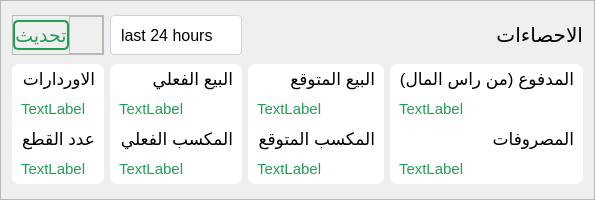
                       <widget class="QFrame" name="frame_35">
                        <property name="minimumSize">
                         <size>
                          <width>0</width>
                          <height>200</height>
                         </size>
                        </property>
                        <property name="maximumSize">
                         <size>
                          <width>16777215</width>
                          <height>200</height>
                         </size>
                        </property>
                        <property name="frameShape">
                         <enum>QFrame::StyledPanel</enum>
                        </property>
                        <property name="frameShadow">
                         <enum>QFrame::Raised</enum>
                        </property>
                        <layout class="QGridLayout" name="gridLayout_17">
                         <item row="1" column="1">
                          <widget class="QFrame" name="frame_72">
                           <property name="maximumSize">
                            <size>
                             <width>400</width>
                             <height>120</height>
                            </size>
                           </property>
                           <property name="styleSheet">
                            <string notr="true">background-color: rgb(255, 255, 255);
border-radius:8px;</string>
                           </property>
                           <property name="frameShape">
                            <enum>QFrame::StyledPanel</enum>
                           </property>
                           <property name="frameShadow">
                            <enum>QFrame::Raised</enum>
                           </property>
                           <layout class="QHBoxLayout" name="horizontalLayout_31">
                            <property name="spacing">
                             <number>0</number>
                            </property>
                            <property name="leftMargin">
                             <number>0</number>
                            </property>
                            <property name="topMargin">
                             <number>0</number>
                            </property>
                            <property name="rightMargin">
                             <number>0</number>
                            </property>
                            <property name="bottomMargin">
                             <number>0</number>
                            </property>
                            <item>
                             <widget class="QFrame" name="frame_73">
                              <property name="frameShape">
                               <enum>QFrame::StyledPanel</enum>
                              </property>
                              <property name="frameShadow">
                               <enum>QFrame::Raised</enum>
                              </property>
                              <layout class="QVBoxLayout" name="verticalLayout_36">
                               <property name="spacing">
                                <number>0</number>
                               </property>
                               <property name="topMargin">
                                <number>0</number>
                               </property>
                               <property name="bottomMargin">
                                <number>0</number>
                               </property>
                               <item>
                                <widget class="QLabel" name="label_60">
                                 <property name="font">
                                  <font>
                                   <pointsize>13</pointsize>
                                  </font>
                                 </property>
                                 <property name="text">
                                  <string>البيع الفعلي</string>
                                 </property>
                                </widget>
                               </item>
                               <item>
                                <widget class="QLabel" name="label_61">
                                 <property name="font">
                                  <font>
                                   <pointsize>11</pointsize>
                                  </font>
                                 </property>
                                 <property name="styleSheet">
                                  <string notr="true">color: rgb(35, 158, 86);</string>
                                 </property>
                                 <property name="text">
                                  <string>TextLabel</string>
                                 </property>
                                </widget>
                               </item>
                               <item>
                                <widget class="QLabel" name="label_56">
                                 <property name="font">
                                  <font>
                                   <pointsize>13</pointsize>
                                  </font>
                                 </property>
                                 <property name="text">
                                  <string>المكسب الفعلي</string>
                                 </property>
                                </widget>
                               </item>
                               <item>
                                <widget class="QLabel" name="label_57">
                                 <property name="font">
                                  <font>
                                   <pointsize>11</pointsize>
                                  </font>
                                 </property>
                                 <property name="styleSheet">
                                  <string notr="true">color: rgb(35, 158, 86);</string>
                                 </property>
                                 <property name="text">
                                  <string>TextLabel</string>
                                 </property>
                                </widget>
                               </item>
                              </layout>
                             </widget>
                            </item>
                           </layout>
                          </widget>
                         </item>
                         <item row="1" column="0">
                          <widget class="QFrame" name="frame_37">
                           <property name="maximumSize">
                            <size>
                             <width>400</width>
                             <height>120</height>
                            </size>
                           </property>
                           <property name="styleSheet">
                            <string notr="true">background-color: rgb(255, 255, 255);
border-radius:8px;</string>
                           </property>
                           <property name="frameShape">
                            <enum>QFrame::StyledPanel</enum>
                           </property>
                           <property name="frameShadow">
                            <enum>QFrame::Raised</enum>
                           </property>
                           <layout class="QHBoxLayout" name="horizontalLayout_25">
                            <property name="spacing">
                             <number>0</number>
                            </property>
                            <property name="leftMargin">
                             <number>0</number>
                            </property>
                            <property name="topMargin">
                             <number>0</number>
                            </property>
                            <property name="rightMargin">
                             <number>0</number>
                            </property>
                            <property name="bottomMargin">
                             <number>0</number>
                            </property>
                            <item>
                             <widget class="QFrame" name="frame_52">
                              <property name="font">
                               <font>
                                <pointsize>9</pointsize>
                               </font>
                              </property>
                              <property name="frameShape">
                               <enum>QFrame::StyledPanel</enum>
                              </property>
                              <property name="frameShadow">
                               <enum>QFrame::Raised</enum>
                              </property>
                              <layout class="QVBoxLayout" name="verticalLayout_33">
                               <property name="spacing">
                                <number>0</number>
                               </property>
                               <property name="leftMargin">
                                <number>9</number>
                               </property>
                               <property name="topMargin">
                                <number>0</number>
                               </property>
                               <property name="rightMargin">
                                <number>9</number>
                               </property>
                               <property name="bottomMargin">
                                <number>0</number>
                               </property>
                               <item>
                                <widget class="QLabel" name="label_52">
                                 <property name="font">
                                  <font>
                                   <pointsize>13</pointsize>
                                  </font>
                                 </property>
                                 <property name="text">
                                  <string>الاوردارات</string>
                                 </property>
                                </widget>
                               </item>
                               <item>
                                <widget class="QLabel" name="label_53">
                                 <property name="font">
                                  <font>
                                   <pointsize>11</pointsize>
                                  </font>
                                 </property>
                                 <property name="styleSheet">
                                  <string notr="true">color: rgb(35, 158, 86);</string>
                                 </property>
                                 <property name="text">
                                  <string>TextLabel</string>
                                 </property>
                                </widget>
                               </item>
                               <item>
                                <widget class="QLabel" name="label_64">
                                 <property name="font">
                                  <font>
                                   <pointsize>13</pointsize>
                                  </font>
                                 </property>
                                 <property name="text">
                                  <string>عدد القطع</string>
                                 </property>
                                </widget>
                               </item>
                               <item>
                                <widget class="QLabel" name="label_65">
                                 <property name="font">
                                  <font>
                                   <pointsize>11</pointsize>
                                  </font>
                                 </property>
                                 <property name="styleSheet">
                                  <string notr="true">color: rgb(35, 158, 86);</string>
                                 </property>
                                 <property name="text">
                                  <string>TextLabel</string>
                                 </property>
                                </widget>
                               </item>
                              </layout>
                             </widget>
                            </item>
                           </layout>
                          </widget>
                         </item>
                         <item row="0" column="0">
                          <widget class="QFrame" name="frame_76">
                           <property name="frameShape">
                            <enum>QFrame::StyledPanel</enum>
                           </property>
                           <property name="frameShadow">
                            <enum>QFrame::Raised</enum>
                           </property>
                           <layout class="QHBoxLayout" name="horizontalLayout_37">
                            <property name="spacing">
                             <number>0</number>
                            </property>
                            <property name="leftMargin">
                             <number>0</number>
                            </property>
                            <property name="topMargin">
                             <number>0</number>
                            </property>
                            <property name="rightMargin">
                             <number>0</number>
                            </property>
                            <property name="bottomMargin">
                             <number>0</number>
                            </property>
                            <item>
                             <widget class="QPushButton" name="pushButton_10">
                              <property name="minimumSize">
                               <size>
                                <width>0</width>
                                <height>30</height>
                               </size>
                              </property>
                              <property name="font">
                               <font>
                                <pointsize>14</pointsize>
                               </font>
                              </property>
                              <property name="styleSheet">
                               <string notr="true">QPushButton
{
	border:0px;
	color: rgb(35, 158, 86);
	border: 2px solid  rgb(35, 158, 86);
	border-radius:5px
}
QPushButton:hover
{
	border:0px;
	background-color: rgb(35, 158, 86);
	
	color: #fff;
}</string>
                              </property>
                              <property name="text">
                               <string>تحديث</string>
                              </property>
                             </widget>
                            </item>
                            <item>
                             <widget class="QFrame" name="frame_77">
                              <property name="frameShape">
                               <enum>QFrame::StyledPanel</enum>
                              </property>
                              <property name="frameShadow">
                               <enum>QFrame::Raised</enum>
                              </property>
                             </widget>
                            </item>
                           </layout>
                          </widget>
                         </item>
                         <item row="0" column="2" colspan="2">
                          <widget class="QLabel" name="label_68">
                           <property name="maximumSize">
                            <size>
                             <width>16777215</width>
                             <height>25</height>
                            </size>
                           </property>
                           <property name="font">
                            <font>
                             <family>Simplified Arabic</family>
                             <pointsize>15</pointsize>
                             <bold>false</bold>
                            </font>
                           </property>
                           <property name="text">
                            <string>الاحصاءات</string>
                           </property>
                          </widget>
                         </item>
                         <item row="0" column="1">
                          <widget class="QComboBox" name="color_sell_5">
                           <property name="minimumSize">
                            <size>
                             <width>100</width>
                             <height>40</height>
                            </size>
                           </property>
                           <property name="font">
                            <font>
                             <pointsize>12</pointsize>
                            </font>
                           </property>
                           <property name="cursor">
                            <cursorShape>PointingHandCursor</cursorShape>
                           </property>
                           <property name="styleSheet">
                            <string notr="true">QComboBox{
	border: 1px solid #ced4da;
	border-radius:4px;
	padding-left:10px;
}
QComboBox::drop-down{
	border:0px;
}
QComboBox::down-arrow {
	image: url(:/image/down.png);
	width:12;
	height12;
	margin-right:15px;
}

QComboBox:on{
	border: 4px solid #c2dbfe;
}
QComboBox QListView{
	font-size:12;
	border:1px solid rgba(0,0,0,10%);
	padding :5px;
	background-color:#ffffff;
	outline:0px;
}
QComboBox QListView::item{
	padding-left :10px;
	background-color:#ffffff;
	
}
QComboBox QListView::item:hover{
	background-color:#1e90ff;
}
QComboBox QListView::item:selected{
	background-color:#1e90ff;
}</string>
                           </property>
                           <item>
                            <property name="text">
                             <string>last 24 hours</string>
                            </property>
                           </item>
                           <item>
                            <property name="text">
                             <string>last 7 days</string>
                            </property>
                           </item>
                           <item>
                            <property name="text">
                             <string>last 30 days</string>
                            </property>
                           </item>
                           <item>
                            <property name="text">
                             <string>last year</string>
                            </property>
                           </item>
                           <item>
                            <property name="text">
                             <string>all the time</string>
                            </property>
                           </item>
                          </widget>
                         </item>
                         <item row="1" column="2">
                          <widget class="QFrame" name="frame_74">
                           <property name="maximumSize">
                            <size>
                             <width>400</width>
                             <height>120</height>
                            </size>
                           </property>
                           <property name="styleSheet">
                            <string notr="true">background-color: rgb(255, 255, 255);
border-radius:8px;</string>
                           </property>
                           <property name="frameShape">
                            <enum>QFrame::StyledPanel</enum>
                           </property>
                           <property name="frameShadow">
                            <enum>QFrame::Raised</enum>
                           </property>
                           <layout class="QHBoxLayout" name="horizontalLayout_32">
                            <property name="spacing">
                             <number>0</number>
                            </property>
                            <property name="leftMargin">
                             <number>0</number>
                            </property>
                            <property name="topMargin">
                             <number>0</number>
                            </property>
                            <property name="rightMargin">
                             <number>0</number>
                            </property>
                            <property name="bottomMargin">
                             <number>0</number>
                            </property>
                            <item>
                             <widget class="QFrame" name="frame_75">
                              <property name="frameShape">
                               <enum>QFrame::StyledPanel</enum>
                              </property>
                              <property name="frameShadow">
                               <enum>QFrame::Raised</enum>
                              </property>
                              <layout class="QVBoxLayout" name="verticalLayout_39">
                               <property name="spacing">
                                <number>0</number>
                               </property>
                               <property name="topMargin">
                                <number>0</number>
                               </property>
                               <property name="bottomMargin">
                                <number>0</number>
                               </property>
                               <item>
                                <widget class="QLabel" name="label_62">
                                 <property name="font">
                                  <font>
                                   <pointsize>13</pointsize>
                                  </font>
                                 </property>
                                 <property name="text">
                                  <string>البيع المتوقع</string>
                                 </property>
                                </widget>
                               </item>
                               <item>
                                <widget class="QLabel" name="label_63">
                                 <property name="font">
                                  <font>
                                   <pointsize>11</pointsize>
                                  </font>
                                 </property>
                                 <property name="styleSheet">
                                  <string notr="true">color: rgb(35, 158, 86);</string>
                                 </property>
                                 <property name="text">
                                  <string>TextLabel</string>
                                 </property>
                                </widget>
                               </item>
                               <item>
                                <widget class="QLabel" name="label_58">
                                 <property name="font">
                                  <font>
                                   <pointsize>13</pointsize>
                                  </font>
                                 </property>
                                 <property name="text">
                                  <string>المكسب المتوقع</string>
                                 </property>
                                </widget>
                               </item>
                               <item>
                                <widget class="QLabel" name="label_59">
                                 <property name="font">
                                  <font>
                                   <pointsize>11</pointsize>
                                  </font>
                                 </property>
                                 <property name="styleSheet">
                                  <string notr="true">color: rgb(35, 158, 86);</string>
                                 </property>
                                 <property name="text">
                                  <string>TextLabel</string>
                                 </property>
                                </widget>
                               </item>
                              </layout>
                             </widget>
                            </item>
                           </layout>
                          </widget>
                         </item>
                         <item row="1" column="3">
                          <widget class="QFrame" name="frame_84">
                           <property name="maximumSize">
                            <size>
                             <width>400</width>
                             <height>120</height>
                            </size>
                           </property>
                           <property name="styleSheet">
                            <string notr="true">background-color: rgb(255, 255, 255);
border-radius:8px;</string>
                           </property>
                           <property name="frameShape">
                            <enum>QFrame::StyledPanel</enum>
                           </property>
                           <property name="frameShadow">
                            <enum>QFrame::Raised</enum>
                           </property>
                           <layout class="QHBoxLayout" name="horizontalLayout_38">
                            <property name="spacing">
                             <number>0</number>
                            </property>
                            <property name="leftMargin">
                             <number>0</number>
                            </property>
                            <property name="topMargin">
                             <number>0</number>
                            </property>
                            <property name="rightMargin">
                             <number>0</number>
                            </property>
                            <property name="bottomMargin">
                             <number>0</number>
                            </property>
                            <item>
                             <widget class="QFrame" name="frame_85">
                              <property name="frameShape">
                               <enum>QFrame::StyledPanel</enum>
                              </property>
                              <property name="frameShadow">
                               <enum>QFrame::Raised</enum>
                              </property>
                              <layout class="QVBoxLayout" name="verticalLayout_40">
                               <property name="spacing">
                                <number>0</number>
                               </property>
                               <property name="topMargin">
                                <number>0</number>
                               </property>
                               <property name="bottomMargin">
                                <number>0</number>
                               </property>
                               <item>
                                <widget class="QLabel" name="label_66">
                                 <property name="font">
                                  <font>
                                   <pointsize>13</pointsize>
                                  </font>
                                 </property>
                                 <property name="text">
                                  <string>المدفوع (من راس المال)</string>
                                 </property>
                                </widget>
                               </item>
                               <item>
                                <widget class="QLabel" name="label_67">
                                 <property name="font">
                                  <font>
                                   <pointsize>11</pointsize>
                                  </font>
                                 </property>
                                 <property name="styleSheet">
                                  <string notr="true">color: rgb(35, 158, 86);</string>
                                 </property>
                                 <property name="text">
                                  <string>TextLabel</string>
                                 </property>
                                </widget>
                               </item>
                               <item>
                                <widget class="QLabel" name="label_73">
                                 <property name="font">
                                  <font>
                                   <pointsize>13</pointsize>
                                  </font>
                                 </property>
                                 <property name="text">
                                  <string>المصروفات</string>
                                 </property>
                                </widget>
                               </item>
                               <item>
                                <widget class="QLabel" name="label_74">
                                 <property name="font">
                                  <font>
                                   <pointsize>11</pointsize>
                                  </font>
                                 </property>
                                 <property name="styleSheet">
                                  <string notr="true">color: rgb(35, 158, 86);</string>
                                 </property>
                                 <property name="text">
                                  <string>TextLabel</string>
                                 </property>
                                </widget>
                               </item>
                              </layout>
                             </widget>
                            </item>
                           </layout>
                          </widget>
                         </item>
                        </layout>
                       </widget>
